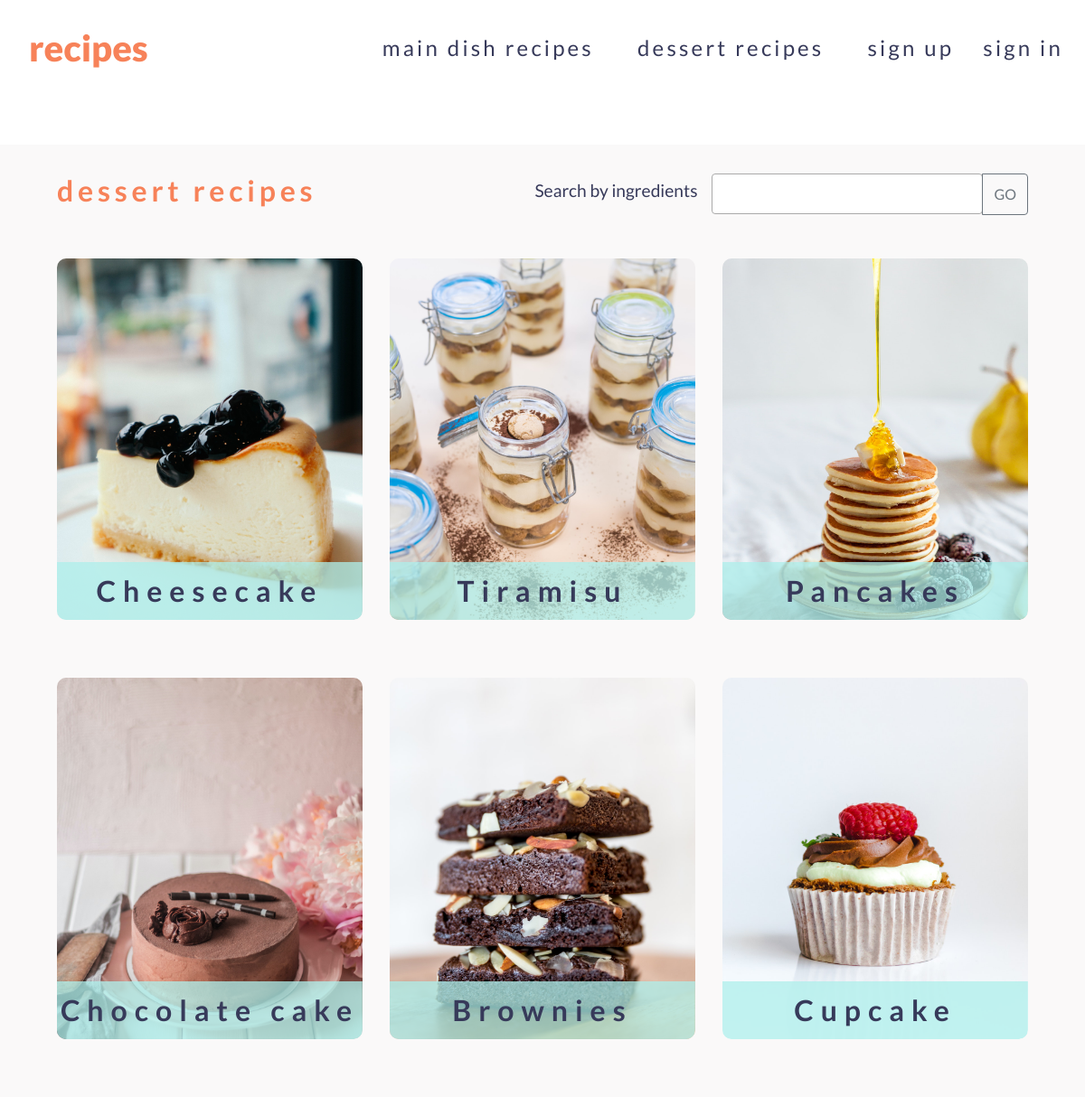
Page /recipes/category/dessert/ on the committed database.
### recipes/models.py (models this page shows, shortened)
class Categories(models.Model):
    title = models.CharField(max_length=150)
    slug = models.SlugField(max_length=150, unique=True, null=True)
    def get_absolute_url(self):
        return reverse("recipes-category", kwargs={"slug": self.slug})

class Recipes(models.Model):
    title = models.CharField(max_length=150)
    slug = models.SlugField(max_length=150, unique=True, null=True)
    img = models.ImageField(upload_to='photos/recipes/%Y/%m/%d/', blank=True)
    description = models.TextField()
    created_at = models.DateTimeField(auto_now_add=True)
    ingredients = models.ManyToManyField('Ingredients', related_name='RecipeIngredients', through='RecipeList')
    category = models.ForeignKey('Categories', on_delete=models.PROTECT)
    def get_absolute_url(self):
        return reverse("recipe-detail", kwargs={"slug": self.slug})

### recipes/views.py (the view)
# urls.py: path('recipes/category/<str:slug>/', get_category, name='recipes-category'),
def get_category(request, slug):
    recipes = Recipes.objects.filter(category__slug=slug)
    category = Categories.objects.get(slug=slug)
    context = {
        'recipes': recipes,
        'category': category
    }
    return render(request, template_name='recipes/recipes_by_category.html', context=context)

### recipes/templatetags/search.py (called while the page is built)
@register.inclusion_tag("recipes/search_tpl.html")
def search_ingr_bar (slug=None):
    ingredients = Ingredients.objects.all()
    return {
        "ingredients": ingredients,
        "slug" : slug
    }

@register.inclusion_tag("recipes/get_categories_tpl.html")
def get_categories():
    categories = Categories.objects.all()
    return{
        "categories": categories
    }

### recipes/templates/recipes/recipes_by_category.html
{% extends 'base.html' %}
{% load search %}
{% block content %}
    <div class="recipe-dish" id="recipes">
        <div class="row justify-content-between">
            <div class="col-lg-4">
                <h2 class="recipe-heading">{{ category.title }} recipes</h2>
            </div>
            <div class="col-auto">
                {% search_ingr_bar category.slug %}
            </div>
        </div>
        <div class="dishes">
            <div class="row justify-content-center">
                {% for recipe in recipes %}
                    <div class="custom-col col-sm-6 col-md-4">
                        <a href="{{ recipe.get_absolute_url }}" class="">
                            <div class="dish-item">
                                <div class="dish-img"
                                     style="background-image: url('{{ recipe.img.url }}');">
                                    <div class="img-title">{{ recipe.title }}</div>
                                </div>
                            </div>
                        </a>
                    </div>
                {% endfor %}
            </div>
        </div>
    </div>
{%  endblock %}

### recipes/templates/recipes/get_categories_tpl.html
{% for category in categories %}
<li class="nav-item">
    <a class="nav-link scroll" href="{{ category.get_absolute_url }}">{{category.title}} recipes</a>
</li>
{% endfor %}

### recipes/static/recipes/css/style.css (style rules this page uses)
* { margin: 0; padding: 0; box-sizing: border-box; }
html { font-size: 100%; }
html,body { width: 100%; height: 100%; }
body { padding-top: 80px; font-family: 'Lato', sans-serif; font-weight: 400; font-size: 1.2rem; color: #373A5A; line-height: 2; }
a.nav-link { color: #373A5A; margin-right: 1rem; margin-left: 1rem; font-size: 1.5rem; letter-spacing: .2rem; }
.row { margin: 0; }
.recipe-heading { letter-spacing: .3rem; color: #F78259; font-weight: 700; }
.recipe-dish { margin-top:5rem; padding: 2rem 3rem; background-color: rgba(241, 238, 238, 0.38); }
.dish-item { margin: 2rem 0; border-radius: 10px; overflow: hidden; }
.dish-img { height:25rem; background-size: cover; background-position:center; border-radius: 0 0 10px 0; position: relative; overflow: hidden; }
.img-title { position: absolute; top:100%; left: 50%; width: 100.1%; text-align: center; font-size: 2rem; letter-spacing: .5rem; font-weight: 700; background-color: rgba(174, 239, 236, 0.753); transform: translate(-50%,-100%); color: #373A5A; }

### rows in the picture
Categories: title "main dish"
Categories: title "dessert"
Recipes: img (picture), title "Cheesecake"
Recipes: img (picture), title "Tiramisu"
Recipes: img (picture), title "Pancakes"
Recipes: img (picture), title "Chocolate cake"
Recipes: img (picture), title "Brownies"
Recipes: img (picture), title "Cupcake"
